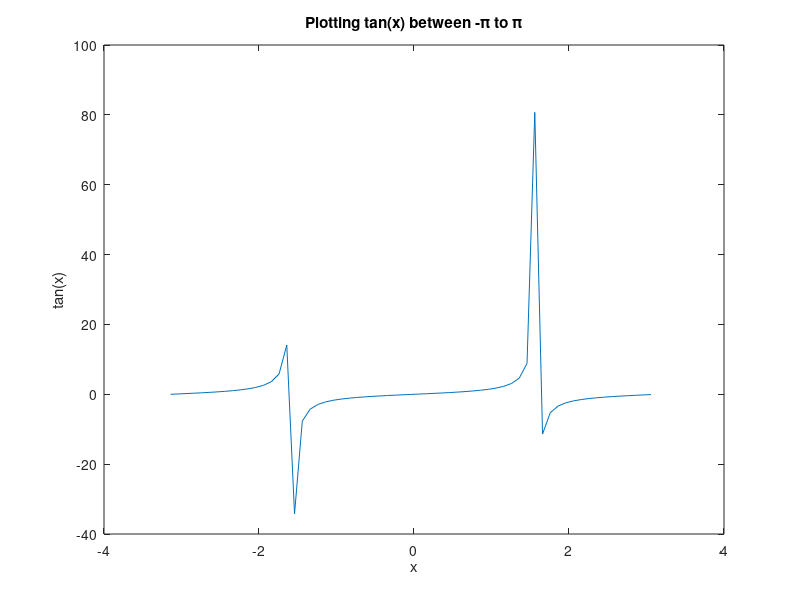

Recreate this plot in MATLAB.
% Plotting tangent function
x = -pi:0.1:pi;
y = tan(x);
plot(x,y);
xlabel('x');
ylabel('tan(x)');
title('Plotting tan(x) between -\pi to \pi');